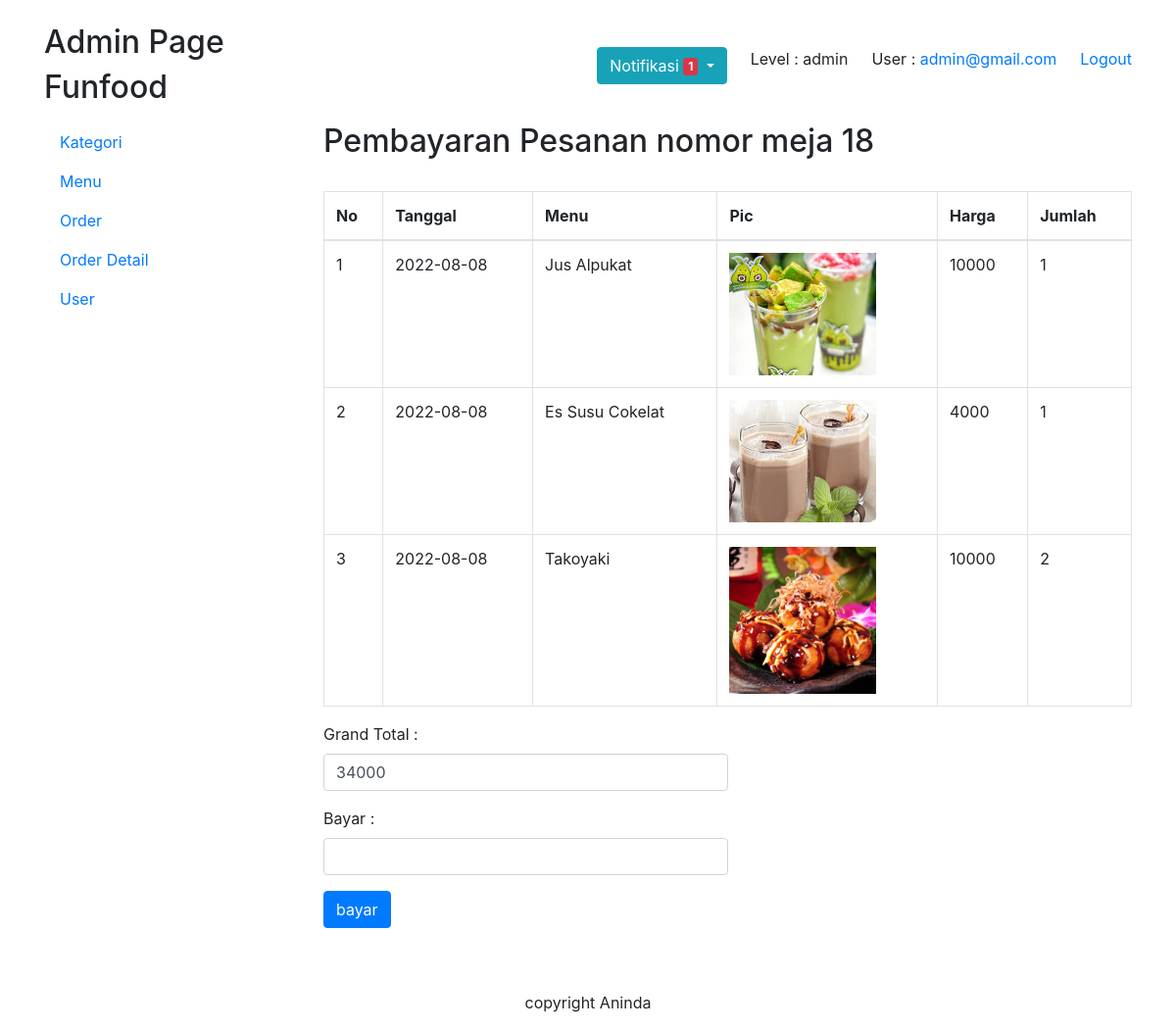
Page /admin/index.php?f=order&m=bayar&id=18 (signed in) on the committed database.
### tables this page shows
CREATE TABLE `tblorderdetail` (
  `idorderdetail` int(11) NOT NULL,
  `idorder` int(11) NOT NULL,
  `idmenu` int(11) NOT NULL,
  `jumlah` int(11) NOT NULL,
  `hargajual` float NOT NULL
);

CREATE TABLE `tblorder` (
  `idorder` int(11) NOT NULL,
  `idpelanggan` int(11) NOT NULL,
  `tglorder` date NOT NULL,
  `total` float NOT NULL DEFAULT 0,
  `bayar` float NOT NULL DEFAULT 0,
  `kembali` float NOT NULL DEFAULT 0,
  `status` int(11) NOT NULL DEFAULT 0
);

CREATE TABLE `tblmenu` (
  `idmenu` int(11) NOT NULL,
  `idkategori` int(11) NOT NULL,
  `menu` varchar(100) NOT NULL,
  `gambar` varchar(200) NOT NULL,
  `harga` float NOT NULL,
  `stok` int(4) NOT NULL
);

### dbcontroller.php (called while the page is built, shortened)
<?php
    class DB{
        private $host ="127.0.0.1";
        private $user = "root";
        private $password = "";
        private $database = "umkm";
        private $koneksi;
        public function __construct()
        {
           $this->koneksi = $this->koneksiDB();
        }
        public function koneksiDB()
        {
            $koneksi = mysqli_connect($this->host,$this->user,$this->password,$this->database);
            return $koneksi;
        }
        public function getAll($sql)
        {
            $result = mysqli_query($this->koneksi, $sql);
            while ($row = mysqli_fetch_assoc($result)){
                $data[]=$row;
            }
            if (!empty($data)) {
                return $data;
            }
        }
        public function getITEM($sql)
        {
            $result = mysqli_query($this->koneksi, $sql);
            $row = mysqli_fetch_assoc($result);
            return $row;
        }
    }
    ?>

### order/bayar.php (the view, shortened to what this page needs)
<h2>Pembayaran Pesanan nomor meja <?=$_GET['id'];?></h2> <br>
<?php
    if (isset($_GET['id'])) {
        $id= $_GET['id'];
    }
    $banyak = 10;
    if (isset($_GET['p'])){
        $p = $_GET['p'];
        $mulai = ($p * $banyak) - $banyak;
    }else {
        $mulai = 0;
    }
    $sql="SELECT * FROM tblorderdetail WHERE idorder=$id ORDER BY idorderdetail ASC LIMIT $mulai,$banyak";
    $row = $db->getAll($sql);
    $no=1+$mulai;
?>
<table class="table table-bordered w-70">
   <thead>
        <tr>
            <th>No</th>
            <th>Tanggal</th>
            <th>Menu</th>
            <th>Pic</th>
            <th>Harga</th>
            <th>Jumlah</th>
        </tr>
   </thead>
   <tbody>
   <?php if(!empty($row)){ ?>
    <?php foreach($row as $r): ?>
        <tr>
            <td><?php echo $no++ ?></td>
            <td>
            <?php
            $getdata="select * from tblorder where idorder=$id";
            $dt=$db->getITEM($getdata);
            ?>
            <?php echo $dt['tglorder']?></td>
            <?php
            $getdata="select * from tblmenu where idmenu=$r[idmenu]";
            $h=$db->getITEM($getdata);
            ?>
            <td><?php echo $h['menu']?></td>
            <td><img src=../upload/<?php echo $h['gambar']?> width=150></td>
            <td><?php echo $r['hargajual']?></td>
            <td><?php echo $r['jumlah']?></td>
        </tr>
        <?php endforeach ?>
        <?php } ?>
   </tbody>
</table>
<?php
    if (isset($_GET['id'])) {
        $id=$_GET['id'];
        $sql = "SELECT * FROM tblorder WHERE idorder=$id";
            $row = $db->getITEM($sql);
    }
    ?>
<?php
$gt = "select * from tblorder where idorder=$id";
$kembali = $db->getITEM($gt);
 ?>
<div class="form-group">
    <form action="" method="POST">
        <div class="form-group w-50">
        <label for="">Grand Total :</label>
        <input type="number" name="total" required value="<?php echo $row['total'] ?>" class="form-control">
        </div>
        <div class="form-group w-50">
        <label for="">Bayar :</label>
        <input type="number" name="bayar" required  class="form-control">
        </div>
        <div>
            <input type="submit" name="simpan" value="bayar" class="btn btn-primary">
        </div>
    </form>
</div>

### rows in the picture
tblorderdetail: idorder.tglorder "2022-08-08", idmenu.menu "Jus Alpukat", idmenu.gambar (picture), hargajual "10000", jumlah "1"
tblorderdetail: idorder.tglorder "2022-08-08", idmenu.menu "Es Susu Cokelat", idmenu.gambar (picture), hargajual "4000", jumlah "1"
tblorderdetail: idorder.tglorder "2022-08-08", idmenu.menu "Takoyaki", idmenu.gambar (picture), hargajual "10000", jumlah "2"
tblorder: total "34000"

### other values in the picture
$_SESSION['user'] "admin@gmail.com"
$_SESSION['level'] "admin"
$jum "1"
$_GET['id'] "18"
